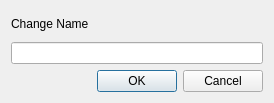
<?xml version="1.0" encoding="UTF-8"?>
<ui version="4.0">
 <class>DialogChangeName</class>
 <widget class="QDialog" name="DialogChangeName">
  <property name="geometry">
   <rect>
    <x>0</x>
    <y>0</y>
    <width>274</width>
    <height>103</height>
   </rect>
  </property>
  <property name="windowTitle">
   <string>Dialog</string>
  </property>
  <layout class="QVBoxLayout" name="verticalLayout">
   <item>
    <widget class="QLabel" name="label">
     <property name="text">
      <string>Change Name</string>
     </property>
    </widget>
   </item>
   <item>
    <widget class="QLineEdit" name="lineEdit"/>
   </item>
   <item>
    <widget class="QDialogButtonBox" name="buttonBox">
     <property name="orientation">
      <enum>Qt::Horizontal</enum>
     </property>
     <property name="standardButtons">
      <set>QDialogButtonBox::Cancel|QDialogButtonBox::Ok</set>
     </property>
    </widget>
   </item>
  </layout>
 </widget>
 <resources/>
 <connections>
  <connection>
   <sender>buttonBox</sender>
   <signal>accepted()</signal>
   <receiver>DialogChangeName</receiver>
   <slot>accept()</slot>
   <hints>
    <hint type="sourcelabel">
     <x>248</x>
     <y>254</y>
    </hint>
    <hint type="destinationlabel">
     <x>157</x>
     <y>274</y>
    </hint>
   </hints>
  </connection>
  <connection>
   <sender>buttonBox</sender>
   <signal>rejected()</signal>
   <receiver>DialogChangeName</receiver>
   <slot>reject()</slot>
   <hints>
    <hint type="sourcelabel">
     <x>316</x>
     <y>260</y>
    </hint>
    <hint type="destinationlabel">
     <x>286</x>
     <y>274</y>
    </hint>
   </hints>
  </connection>
 </connections>
</ui>
